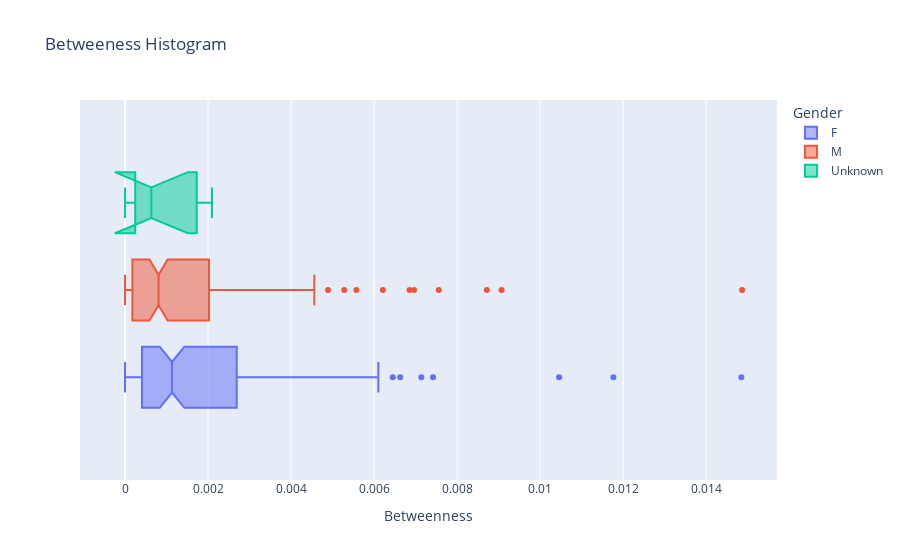

Notebook source saved alongside this figure:
### Code cell
fig = px.box(df, x="Betweenness", color="Gender", notched=True, title="Betweeness Histogram")
fig.show()

### Figure 1 — Plotly figure (JSON) as saved in the notebook; plotly's stock layout.template omitted (floating-point values rounded to 4 significant figures; data arrays with more than 128 entries replaced by an {"elided": "..."} marker saying what was removed)
{"data": [{"alignmentgroup": "True", "hovertemplate": "Gender=F<br>Betweenness=%{x}<extra></extra>", "legendgroup": "F", "marker": {"color": "#636efa"}, "name": "F", "notched": true, "offsetgroup": "F", "orientation": "h", "showlegend": true, "type": "box", "x": {"elided": "146 float values"}, "x0": " ", "xaxis": "x", "y0": " ", "yaxis": "y"}, {"alignmentgroup": "True", "hovertemplate": "Gender=M<br>Betweenness=%{x}<extra></extra>", "legendgroup": "M", "marker": {"color": "#EF553B"}, "name": "M", "notched": true, "offsetgroup": "M", "orientation": "h", "showlegend": true, "type": "box", "x": {"elided": "176 float values"}, "x0": " ", "xaxis": "x", "y0": " ", "yaxis": "y"}, {"alignmentgroup": "True", "hovertemplate": "Gender=Unknown<br>Betweenness=%{x}<extra></extra>", "legendgroup": "Unknown", "marker": {"color": "#00cc96"}, "name": "Unknown", "notched": true, "offsetgroup": "Unknown", "orientation": "h", "showlegend": true, "type": "box", "x": [0, 0.0009144, 0.000634, 0.001998, 0.002096, 0.0005264, 0.0001521], "x0": " ", "xaxis": "x", "y0": " ", "yaxis": "y"}], "layout": {"autosize": true, "boxmode": "group", "legend": {"title": {"text": "Gender"}, "tracegroupgap": 0}, "title": {"text": "Betweeness Histogram"}, "xaxis": {"anchor": "y", "autorange": true, "domain": [0, 1], "range": [-0.001085, 0.01571], "title": {"text": "Betweenness"}, "type": "linear"}, "yaxis": {"anchor": "x", "autorange": true, "domain": [0, 1], "range": [-0.5172, 0.5172], "type": "category"}}}
